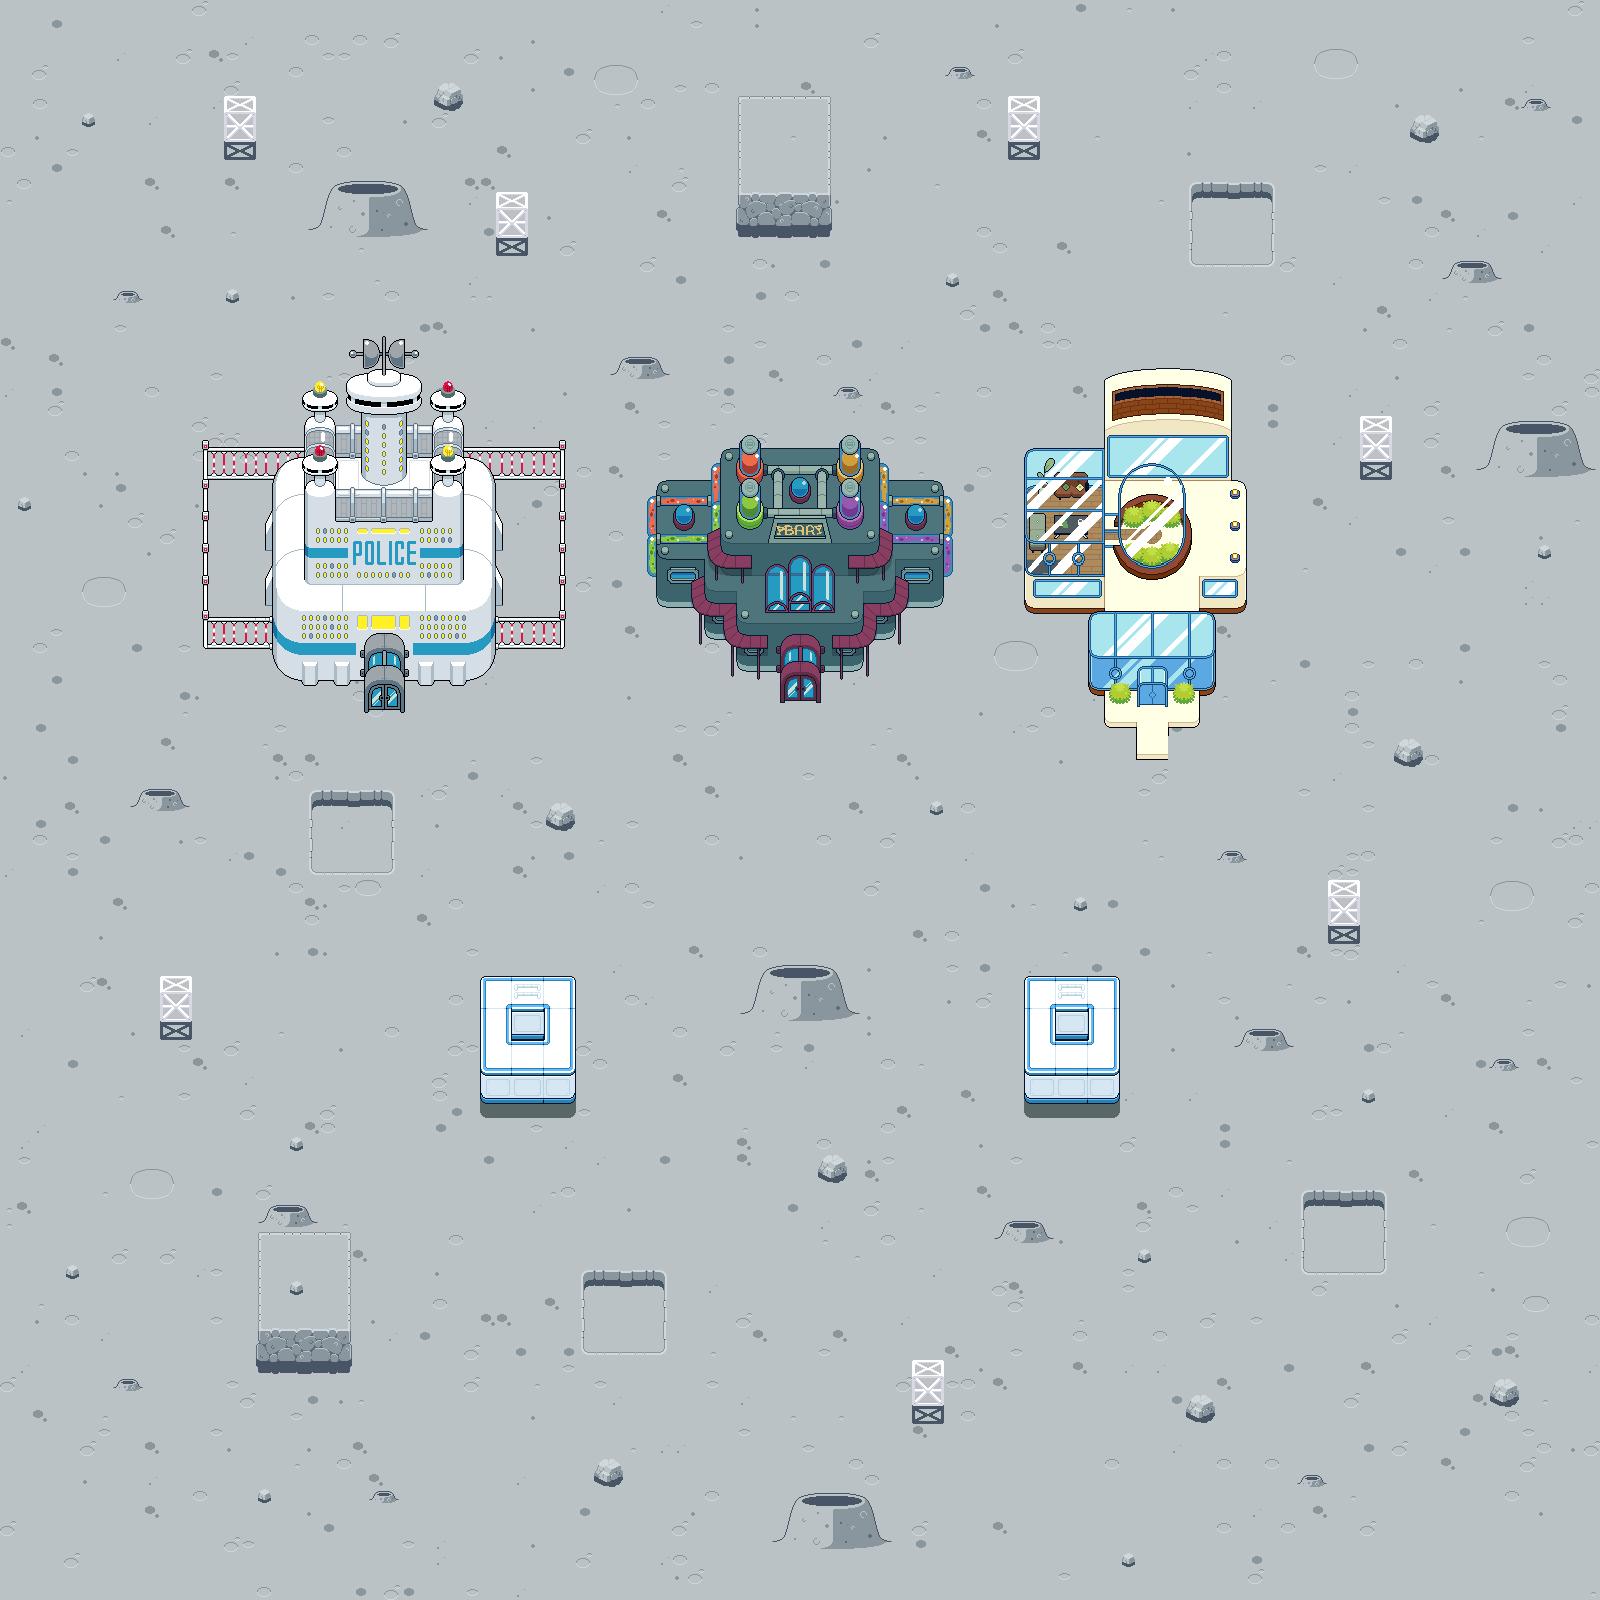

Below is a game level as drawn by its tile map, then a one-line description and the .tmx that defines it (tile-layer data replaced by summaries):
An orthogonal 100x100 tile map with 16x16 px tiles, 2 tile layers (ground, buildings), 4 tilesets.

<map version="1.8" tiledversion="1.8.4" orientation="orthogonal" renderorder="right-down" width="100" height="100" tilewidth="16" tileheight="16" infinite="0" nextlayerid="3" nextobjectid="1">
 <tileset firstgid="1" source="moon1_tiles.tsx" />
 <tileset firstgid="239" source="bar_exterior.tsx" />
 <tileset firstgid="579" source="house_exterior.tsx" />
 <tileset firstgid="929" source="police_station_exterior.tsx" />
 <layer id="1" name="ground" width="100" height="100">
  <data>[10000 cells, 10000 non-empty, 178 distinct tile ids]</data>
 </layer>
 <layer id="2" name="buildings" width="100" height="100">
  <data>[10000 cells, 896 non-empty, 896 distinct tile ids]</data>
 </layer>
</map>
